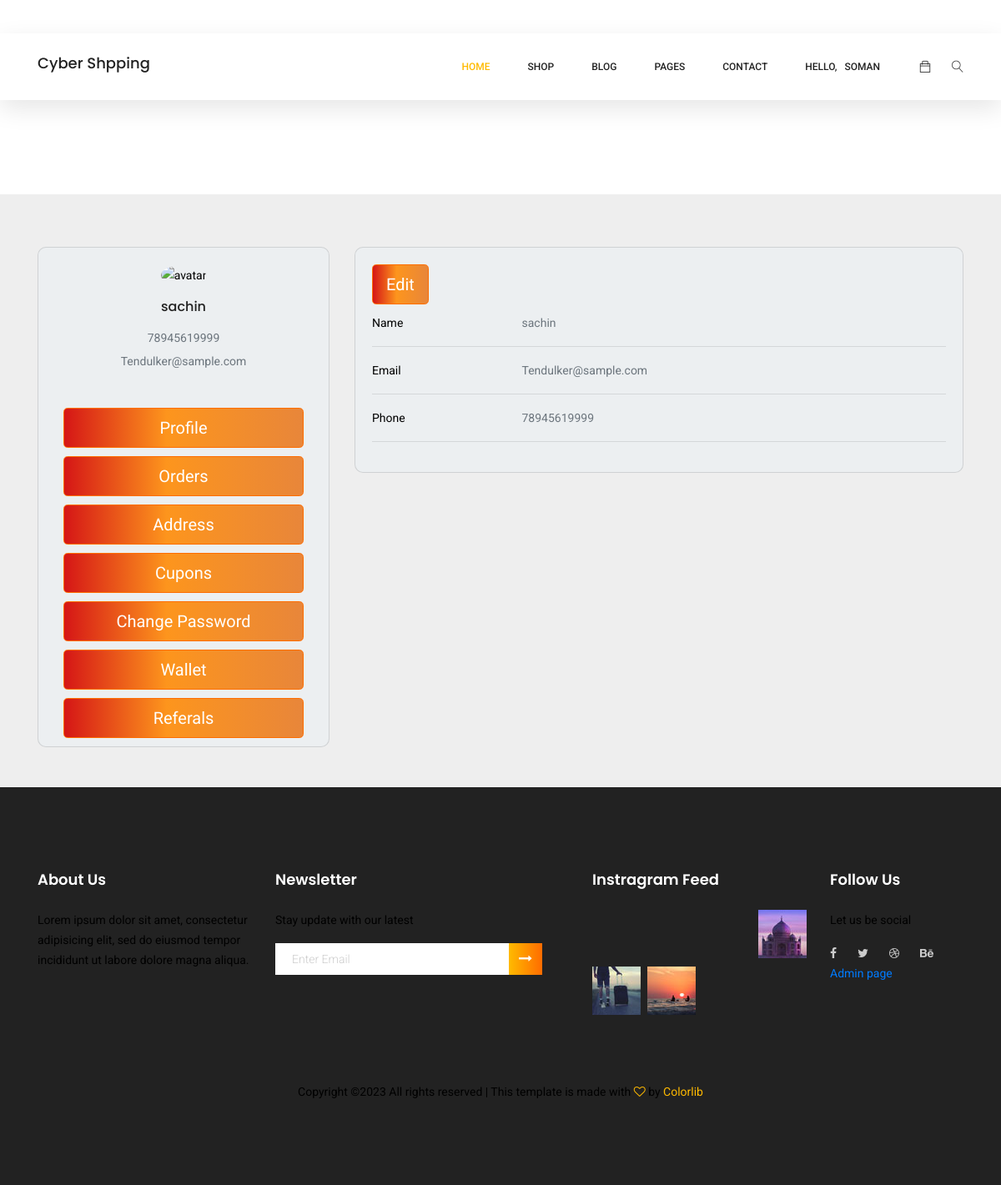
/customerprofile/2/ (signed in), run on the app's committed database.
### products/models.py (models this page shows)
class Custom_User(AbstractUser):
    STATUS_CHOICES = [
        ('Active', 'Active'),
        ('Blocked', 'Blocked'),
    ]
    email = models.EmailField(unique=True)  # Make the email field unique
    status = models.CharField(default="Active", max_length=20, null=True, blank=True, choices=STATUS_CHOICES)
    image = models.ImageField(upload_to='uploads/users/', null=True, blank=True)
    phone = models.CharField(max_length=14,  null=True, blank=True)
    groups = models.ManyToManyField(Group, blank=True, related_name='custom_user_set')
    user_permissions = models.ManyToManyField(Permission, blank=True, related_name='custom_user_set')
    def __str__(self):
        return self.username

### products/decorators.py (the view)
    def wrapper(request, *args, **kwargs):
        if not request.user.is_authenticated:
            messages.error(request, 'Please log in to access this page.')
            return redirect('userLogin')
        return view_func(request, *args, **kwargs)

### products/views.py (called while the page is built)
@never_cache
@custom_login_required_with_message
def customer_profile(request, pk):
    user = Custom_User.objects.get(id=pk)
    context = {
        "user": user,
    }
    return render(request, "shop_customer_profile.html", context)

### products/templates/shop_customer_profile.html (shortened to what this page needs)
{% extends 'shopbase.html' %}
{% load static %}
{% block body %}
<section class="banner-area organic-breadcrumb" style="height: 233px;">
    <div class="container">
        <div class="breadcrumb-banner d-flex flex-wrap align-items-center justify-content-end" style="padding: 10px 0 30px 0;">
          <div class="col-first" >
            <h1>User Profile</h1>
            <nav class="d-flex align-items-center">
                <a href="index.html">Home<span class="lnr lnr-arrow-right"></span></a>
                <a href="category.html">User</a>
            </nav>
          </div>
        </div>
    </div>
</section>
<section style="background-color: #eee;">
    <div class="container py-5">
      <div class="row">
        <div class="col-lg-4">
          <div class="card mb-12">
            <div class="card-body text-center">
          <form action="{% url 'edit_user_profile' %}" method="post" enctype="multipart/form-data">
              <div>
                {% if user.image %}
                <img id="user-avatar" src="{{ user.image.url }}" alt="avatar" class="rounded-circle img-fluid" style="width: 150px; height: 150px;">
                {% else %}
                    <img id="user-avatar" src="https://mdbcdn.b-cdn.net/img/Photos/new-templates/bootstrap-chat/ava3.webp" alt="avatar" class="rounded-circle img-fluid" style="width: 150px;">
                {% endif %}
              </div>
              <h5 class="my-3">{{ user.username }}</h5>
              <p class="text-muted mb-1">{{ user.phone }}</p>
              <p class="text-muted mb-4">{{ user.email }}</p>
            </div>
            <div class="col-lg-12">
              <div class="col-sm-12">
                <a class="btn btn-primary btn-lg" href="{% url 'customer_profile' request.user.id %}" style="width: inherit; margin-bottom: 10px; background: rgb(222, 44, 4);
                background: linear-gradient(90deg, rgba(213,22,22,1) 0%, rgba(253,149,29,1) 43%, rgba(232,134,58,1) 100%); border-color: #fe6d00;">Profile</a>
              </div>
              <div class="col-sm-12">
                <a class="btn btn-primary btn-lg" href="{% url 'orders' %}" style="width: inherit; margin-bottom: 10px; background: rgb(213,22,22);
                background: linear-gradient(90deg, rgba(213,22,22,1) 0%, rgba(253,149,29,1) 43%, rgba(232,134,58,1) 100%); border-color: #fe6d00;">Orders</a>
              </div>
              <div class="col-sm-12">
                <a class="btn btn-primary btn-lg" href="{% url 'customer_adress' %}" style="width: inherit; margin-bottom: 10px; background: rgb(213,22,22);
                background: linear-gradient(90deg, rgba(213,22,22,1) 0%, rgba(253,149,29,1) 43%, rgba(232,134,58,1) 100%); border-color: #fe6d00;">Address</a>
              </div>
                <div class="col-sm-12">
                  <a class="btn btn-primary btn-lg" href="{% url 'view_coupons' %}" style="width: inherit; margin-bottom: 10px; background: rgb(213,22,22);
                  background: linear-gradient(90deg, rgba(213,22,22,1) 0%, rgba(253,149,29,1) 43%, rgba(232,134,58,1) 100%); border-color: #fe6d00;">Cupons</a>
                </div>
                <div class="col-sm-12">
                  <a class="btn btn-primary btn-lg" href="{% url 'check_password' %}" style="width: inherit; margin-bottom: 10px; background: rgb(213,22,22);
                  background: linear-gradient(90deg, rgba(213,22,22,1) 0%, rgba(253,149,29,1) 43%, rgba(232,134,58,1) 100%); border-color: #fe6d00;">Change Password</a>
                </div>
                <div class="col-sm-12">
                  <a class="btn btn-primary btn-lg" href="{% url 'wallet_view' %}" style="width: inherit; margin-bottom: 10px; background: rgb(213,22,22);
                  background: linear-gradient(90deg, rgba(213,22,22,1) 0%, rgba(253,149,29,1) 43%, rgba(232,134,58,1) 100%); border-color: #fe6d00;">Wallet</a>
                </div>
                <div class="col-sm-12">
                  <a class="btn btn-primary btn-lg" href="{% url 'customer_referals' %}" style="width: inherit; margin-bottom: 10px; background: rgb(213,22,22);
                  background: linear-gradient(90deg, rgba(213,22,22,1) 0%, rgba(253,149,29,1) 43%, rgba(232,134,58,1) 100%); border-color: #fe6d00;">Referals</a>
                </div>
          </div>
          </div>
        </div>
        {% if edit %}
        <div class="col-lg-8">
          <div class="card mb-4">
              <div class="card-body">
                <div class="row">
                  <div class="col-sm-3">
                    <p class="mb-0">Full Name</p>
                  </div>
                  <div class="col-sm-9">
                    <input type="text" name="username" value="{{ user.username }}">
                  </div>
                </div>
                <hr>
                <div class="row">
                  <div class="col-sm-3">
                    <p class="mb-0">Email</p>
                  </div>
                  <div class="col-sm-9">
                    <input type="text" name="email" value="{{ user.email }}">
                  </div>
                </div>
                <hr>
                <div class="row">
                  <div class="col-sm-3">
                    <p class="mb-0">Phone</p>
                  </div>
                  <div class="col-sm-9">
                    <input type="text" name="phone" value="{{ user.phone }}">
                  </div>
                  <hr>
                </div>
                <div class="row">
                  <div class="col-sm-3">
                  </div>
                  <div class="col-sm-9">
                    <button type="submit" class="genric-btn primary">Submit</button>
                  </div>
                  <hr>
                </div>
              </div>
           </form>
          </div>
      </div>
      {% else %}
      <div class="col-lg-8">
        <div class="card mb-4">
          <div class="card-body">
            <a class="btn btn-primary btn-lg" href="{% url 'edit_user_profile' %}" style="width: inherit; margin-bottom: 10px; background: rgb(222, 44, 4);
              background: linear-gradient(90deg, rgba(213,22,22,1) 0%, rgba(253,149,29,1) 43%, rgba(232,134,58,1) 100%); border-color: #fe6d00;">Edit</a>
            <div class="row">
              <div class="col-sm-3">
                <p class="mb-0">Name</p>
              </div>
              <div class="col-sm-9">
                <p class="text-muted mb-0">{{ user.username }}</p>
              </div>
            </div>
            <hr>
            <div class="row">
              <div class="col-sm-3">
                <p class="mb-0">Email</p>
              </div>
              <div class="col-sm-9">
                <p class="text-muted mb-0">{{ user.email }}</p>
              </div>
            </div>
            <hr>
            <div class="row">
              <div class="col-sm-3">
                <p class="mb-0">Phone</p>
              </div>
              <div class="col-sm-9">
                <p class="text-muted mb-0">{{ user.phone }}</p>
              </div>
            </div>
            <hr>
          </div>
        </div>
      </div>
    {% endif %}
    </div>
  </section>
{% endblock body %}

### products/templates/shopbase.html (shortened to what this page needs)
{% load static %}
<!DOCTYPE html>
<html lang="zxx" class="no-js">
<head>
	<link rel="stylesheet" href="{% static 'css1/linearicons.css' %}">
	<link rel="stylesheet" href="{% static 'css1/font-awesome.min.css' %}">
	<link rel="stylesheet" href="{% static 'css1/themify-icons.css' %}">
	<link rel="stylesheet" href="{% static 'css1/bootstrap.css' %}">
	<link rel="stylesheet" href="{% static 'css1/owl.carousel.css' %}">
	<link rel="stylesheet" href="{% static 'css1/nice-select.css' %}">
	<link rel="stylesheet" href="{% static 'css1/nouislider.min.css' %}">
	<link rel="stylesheet" href="{% static 'css1/ion.rangeSlider.css' %}" />
	<link rel="stylesheet" href="{% static 'css1/ion.rangeSlider.skinFlat.css' %}" />
	<link rel="stylesheet" href="{% static 'css1/magnific-popup.css' %}">
	<link rel="stylesheet" href="{% static 'css1/main.css' %}">
	<link rel="stylesheet" href="{% static 'css1/mycss1.css' %}">
</head>
<body>
	<header class="header_area sticky-header">
		<div class="main_menu">
			<nav class="navbar navbar-expand-lg navbar-light main_box">
				<div class="container">
					<br>
					<div class="main_logo">
						<a class="navbar-brand" href="{% url 'home' %}"><h4> Cyber Sh<img src="{% static 'img/fav.png' %}" alt="" style="height: 18px;">pping</h4></a>
					</div>
					<div class="collapse navbar-collapse offset" id="navbarSupportedContent">
						<ul class="nav navbar-nav menu_nav ml-auto">
							<li class="nav-item active"><a class="nav-link" href="{% url 'home' %}">Home</a></li>
							<li class="nav-item submenu dropdown">
								<a href="#" class="nav-link dropdown-toggle" data-toggle="dropdown" role="button" aria-haspopup="true"
								 aria-expanded="false">Shop</a>
							</li>
							<li class="nav-item submenu dropdown">
								<a href="#" class="nav-link dropdown-toggle" data-toggle="dropdown" role="button" aria-haspopup="true"
								 aria-expanded="false">Blog</a>
							</li>
							<li class="nav-item submenu dropdown">
								<a href="#" class="nav-link dropdown-toggle" data-toggle="dropdown" role="button" aria-haspopup="true"
								 aria-expanded="false">Pages</a>
							</li>
							<li class="nav-item"><a class="nav-link" href="contact.html">Contact</a></li>
							<li class="nav-item submenu dropdown">
								<a href="#" class="nav-link dropdown-toggle" data-toggle="dropdown" role="button" aria-haspopup="true"
								 aria-expanded="false">
								 {% if user.is_authenticated %}
										<span class="nav-msg"><a class="nav-link" href="{% url 'customer_profile' request.user.id %}">Hello, &nbsp {{request.user}} &nbsp &nbsp </a></span>
									{% else %}
										<span >
											<span class="nav-msg">&nbsp  &nbsp &nbsp </span>
											<a class="nav-msg"><a class="primary-btn" href="{% url 'userLogin' %}" style="margin-top: 20px;">User Login</a>
										</span>
									{% endif %}
								</a>
							</li>
						</ul>
						<ul class="nav navbar-nav navbar-right">
							<li class="nav-item"><a href="#" class="cart"><span class="ti-bag"></span></a></li>
							<li class="nav-item">
								<button class="search"><span class="lnr lnr-magnifier" id="search"></span></button>
							</li>
						</ul>
					</div>
				</div>
			</nav>
		</div>
	</header>
{% block body %}
{% endblock body %}
	<footer class="footer-area section_gap">
		<div class="container">
			<div class="row">
				<div class="col-lg-3  col-md-6 col-sm-6">
					<div class="single-footer-widget">
						<h6>About Us</h6>
						<p>
							Lorem ipsum dolor sit amet, consectetur adipisicing elit, sed do eiusmod tempor incididunt ut labore dolore
							magna aliqua.
						</p>
					</div>
				</div>
				<div class="col-lg-4  col-md-6 col-sm-6">
					<div class="single-footer-widget">
						<h6>Newsletter</h6>
						<p>Stay update with our latest</p>
						<div class="" id="mc_embed_signup">
							<form target="_blank" novalidate="true" action="https://spondonit.us12.list-manage.com/subscribe/post?u=1462626880ade1ac87bd9c93a&amp;id=92a4423d01"
							 method="get" class="form-inline">
								<div class="d-flex flex-row">
									<input class="form-control" name="EMAIL" placeholder="Enter Email" onfocus="this.placeholder = ''" onblur="this.placeholder = 'Enter Email '"
									  type="email">
									<button class="click-btn btn btn-default"><i class="fa fa-long-arrow-right" aria-hidden="true"></i></button>
								</div>
							</form>
						</div>
					</div>
				</div>
				<div class="col-lg-3  col-md-6 col-sm-6">
					<div class="single-footer-widget mail-chimp">
						<h6 class="mb-20">Instragram Feed</h6>
						<ul class="instafeed d-flex flex-wrap">
							<li><img src="{% static 'img/i1.jpg' %}" alt=""></li>
							<li><img src="{% static 'img/i2.jpg' %}" alt=""></li>
							<li><img src="{% static 'img/i3.jpg' %}" alt=""></li>
							<li><img src="{% static 'img/i4.jpg' %}" alt=""></li>
							<li><img src="{% static 'img/i5.jpg' %}" alt=""></li>
							<li><img src="{% static 'img/i6.jpg' %}" alt=""></li>
							<li><img src="{% static 'img/i7.jpg' %}" alt=""></li>
							<li><img src="{% static 'img/i8.jpg' %}" alt=""></li>
						</ul>
					</div>
				</div>
				<div class="col-lg-2 col-md-6 col-sm-6">
					<div class="single-footer-widget">
						<h6>Follow Us</h6>
						<p>Let us be social</p>
						<div class="footer-social d-flex align-items-center">
							<a href="#"><i class="fa fa-facebook"></i></a>
							<a href="#"><i class="fa fa-twitter"></i></a>
							<a href="#"><i class="fa fa-dribbble"></i></a>
							<a href="#"><i class="fa fa-behance"></i></a>
						</div>
						<a href="{% url 'adminlogin' %}">Admin page</a>
					</div>
				</div>
			</div>
			<div class="footer-bottom d-flex justify-content-center align-items-center flex-wrap">
				<p class="footer-text m-0">
Copyright &copy;<script>document.write(new Date().getFullYear());</script> All rights reserved | This template is made with <i class="fa fa-heart-o" aria-hidden="true"></i> by <a href="https://colorlib.com" target="_blank">Colorlib</a>
</p>
			</div>
		</div>
	</footer>
</body>
</html>

### static/css1/mycss1.css (style rules this page uses)
body { color: #000; overflow-x: hidden; height: 100%; background-repeat: no-repeat; }
.card { z-index: 0; background-color: #eceff1; padding-bottom: 0px; margin-top: 15px; margin-bottom: 0px; border-radius: 10px; }

### data on the page
Custom_User: user "SOMAN"
Custom_User: username "sachin", phone "78945619999", email "Tendulker@sample.com"
